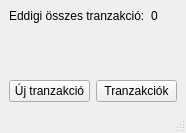
<?xml version="1.0" encoding="UTF-8"?>
<ui version="4.0">
 <class>MainWindow</class>
 <widget class="QMainWindow" name="MainWindow">
  <property name="geometry">
   <rect>
    <x>0</x>
    <y>0</y>
    <width>186</width>
    <height>133</height>
   </rect>
  </property>
  <property name="windowTitle">
   <string>MainWindow</string>
  </property>
  <widget class="QWidget" name="centralwidget">
   <property name="sizePolicy">
    <sizepolicy hsizetype="Maximum" vsizetype="Preferred">
     <horstretch>0</horstretch>
     <verstretch>0</verstretch>
    </sizepolicy>
   </property>
   <layout class="QVBoxLayout" name="verticalLayout">
    <item>
     <layout class="QFormLayout" name="formLayout">
      <item row="0" column="0">
       <widget class="QLabel" name="label">
        <property name="text">
         <string>Eddigi összes tranzakció:</string>
        </property>
       </widget>
      </item>
      <item row="0" column="1">
       <widget class="QLabel" name="summ">
        <property name="text">
         <string>0</string>
        </property>
       </widget>
      </item>
     </layout>
    </item>
    <item>
     <widget class="QLabel" name="label0">
      <property name="text">
       <string/>
      </property>
      <property name="wordWrap">
       <bool>true</bool>
      </property>
     </widget>
    </item>
    <item>
     <layout class="QHBoxLayout" name="horizontalLayout">
      <item>
       <widget class="QPushButton" name="pushButton">
        <property name="text">
         <string>Új tranzakció</string>
        </property>
       </widget>
      </item>
      <item>
       <widget class="QPushButton" name="transactions">
        <property name="text">
         <string>Tranzakciók</string>
        </property>
       </widget>
      </item>
     </layout>
    </item>
   </layout>
  </widget>
  <widget class="QMenuBar" name="menubar">
   <property name="geometry">
    <rect>
     <x>0</x>
     <y>0</y>
     <width>186</width>
     <height>21</height>
    </rect>
   </property>
  </widget>
  <widget class="QStatusBar" name="statusbar"/>
 </widget>
 <resources/>
 <connections/>
</ui>
